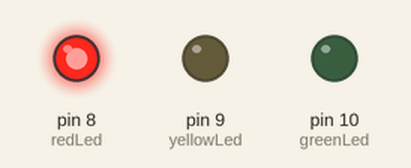
Simulated run of this sketch. Board: Arduino Uno, built with avr-gcc and run on an emulated ATmega328P. On the bench: output pins drawn as LEDs (lit = HIGH).

Above: at 2.5 s.
At 7.5 s:
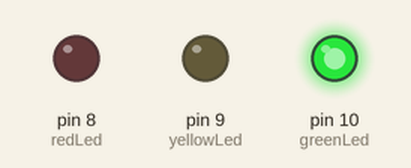
At 11.0 s:
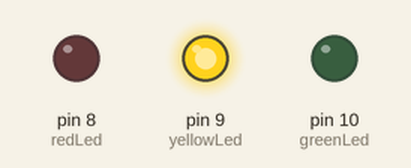
Timing chart, 0 to 15.6 s (numbered marks = the images above):
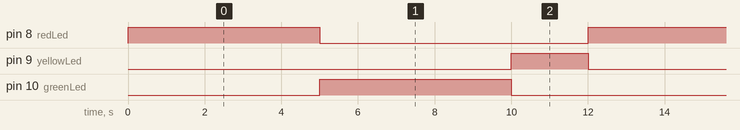

The sketch:

mani.ino
```cpp
int redLed = 8;     // لمبة حمراء
int yellowLed = 9;  // لمبة صفراء
int greenLed = 10;  // لمبة خضراء

void setup() {
  // تعريف الأرجل كمخارج
  pinMode(redLed, OUTPUT);
  pinMode(yellowLed, OUTPUT);
  pinMode(greenLed, OUTPUT);
}

void loop() {
  // 1- تشغيل الأحمر
  digitalWrite(redLed, HIGH);
  delay(5000); // 5 ثواني
  digitalWrite(redLed, LOW);

  // 2- تشغيل الأخضر
  digitalWrite(greenLed, HIGH);
  delay(5000); // 5 ثواني
  digitalWrite(greenLed, LOW);

  // 3- تشغيل الأصفر (تنبيه للتبديل)
  digitalWrite(yellowLed, HIGH);
  delay(2000); // ثانيتين
  digitalWrite(yellowLed, LOW);
}
```

Measured:
- by itself, pin 8 (redLed), pin 10 (greenLed): alternates HIGH for 5.0 s and LOW for 7.0 s
- by itself, pin 9 (yellowLed): alternates HIGH for 2.0 s and LOW for 10.0 s
- by itself, everything shown: repeats every 12.0 s, in 4 steps
